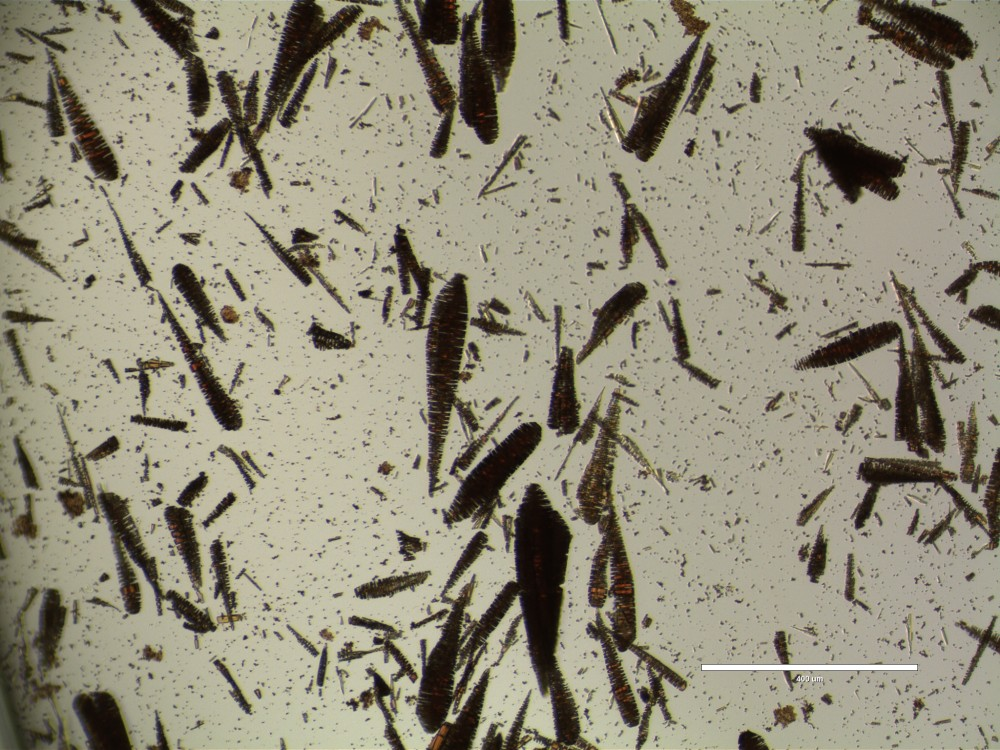
#> input picture assets/images/bad_samples/EVOS_10X_006.jpg, 1000 x 750 px
$ python -i co_mof_ocr.py   (imports and definitions only)   (Python 2 division)   (older library calls are emulated)
#> lines starting #> are read from the running program, lines starting #| are printed output that depends on the picture
### co_mof_image_utils.py
import os
import cv2
import numpy as np
import mahotas as mh


def load_rgb_image(image_path):
    return cv2.cvtColor(cv2.imread(image_path), cv2.COLOR_BGR2RGB)

# Updated image_processing function to ensure the correct data type
# [34 lines left out: functions grayscale_image, apply_rc_thresholding, resize_and_save_as_jpeg, not called in this run]

### co_mof_ocr.py
import easyocr
import re
import cv2
import numpy as np
from skimage import measure
from matplotlib import pyplot as plt

from co_mof_image_utils import load_rgb_image, grayscale_image, apply_rc_thresholding


class ScaleBarDetector:
    def __init__(self, image_src: str, u2μ=True):
        self.image_src = image_src
        self.roi_bbox = get_bottom_right_bbox(load_rgb_image(self.image_src))
        self.physical_length = None
        self.units = None
        self.pixel_length = None
        self.confidence = None
        self.text_bbox = None
        self.scale_bar_bbox = None
        self.units_per_pixel = None
        self.set_scale_bar_attributes(u2μ=u2μ)

    # [50 lines left out: function set_scale_bar_attributes, not called in this run]

    def get_pixel_per_units(self):
        _, rc_mask = apply_rc_thresholding(grayscale_image(load_rgb_image(self.image_src)))
        return get_length_per_pixel(rc_mask, actual_length_micrometers=self.physical_length)


    # [266 lines left out: functions __detect_scale_bar, debug_display, adjust_bbox_to_image_coords, get_bottom_right_bbox, crop_from_bbox, get_bbox_dimensions and 5 more, not called in this run]

>>> import cv2
>>> picture = cv2.imread('assets/images/bad_samples/EVOS_10X_006.jpg', cv2.IMREAD_GRAYSCALE)
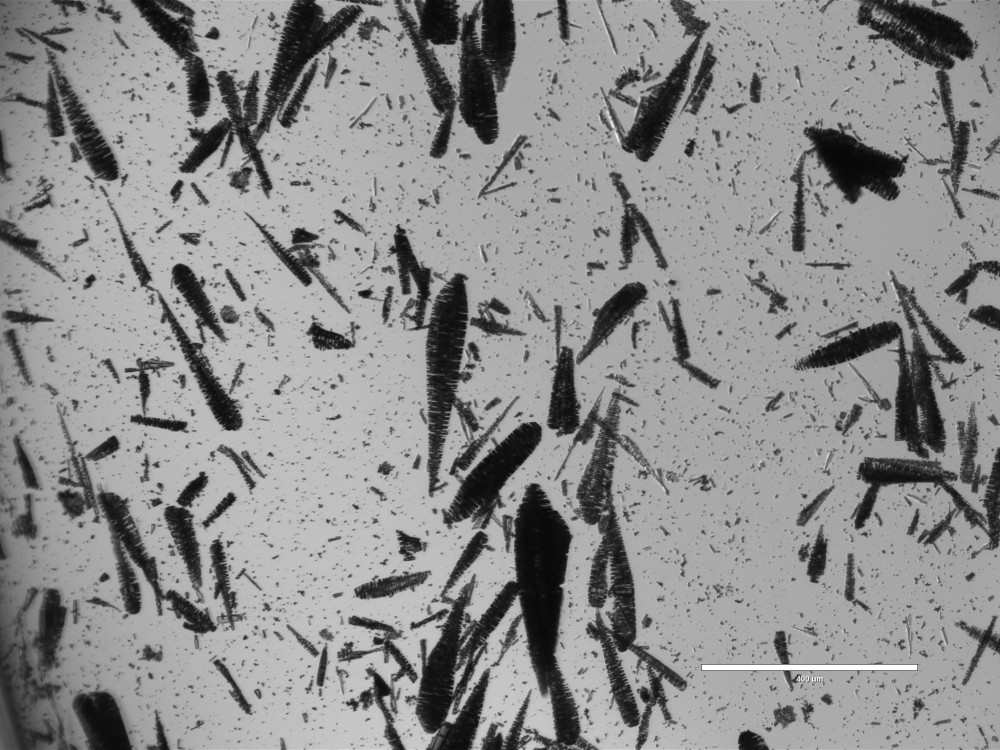
#> picture: shape (750, 1000); min 6, max 255, mean 140.3
>>> result = ScaleBarDetector(picture).set_scale_bar_attributes()
#> (the run stopped early here; a loop or call above may not have finished)

$ run again, on assets/images/bad_samples/EVOS_10X_013.jpg
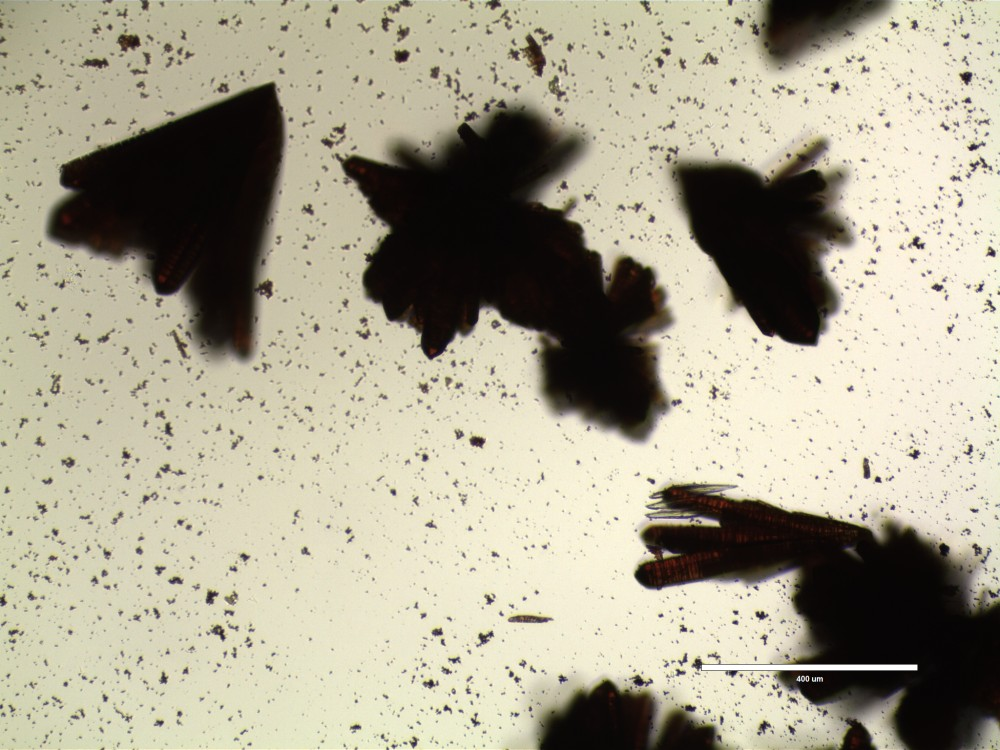
#> input picture assets/images/bad_samples/EVOS_10X_013.jpg, 1000 x 750 px
#> `picture = cv2.imread('assets/images/bad_samples/EVOS_10X_006.jpg', cv2..`:
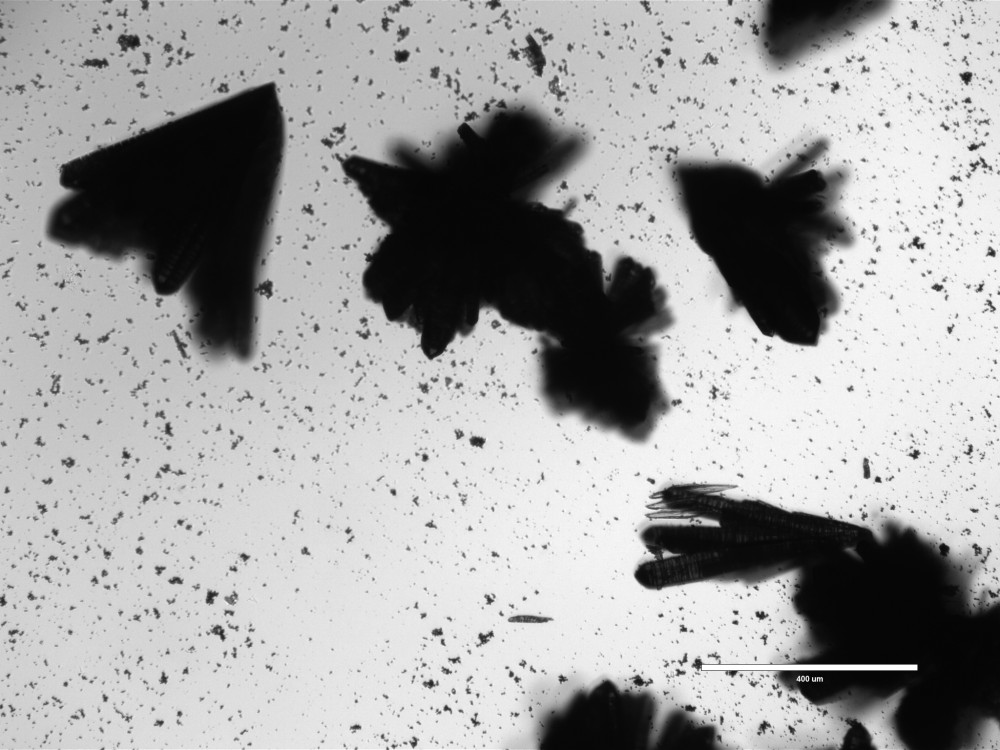
#> picture: shape (750, 1000); min 0, max 255, mean 162.7

$ run again, on assets/images/bad_samples/EVOS_20X_013.jpg
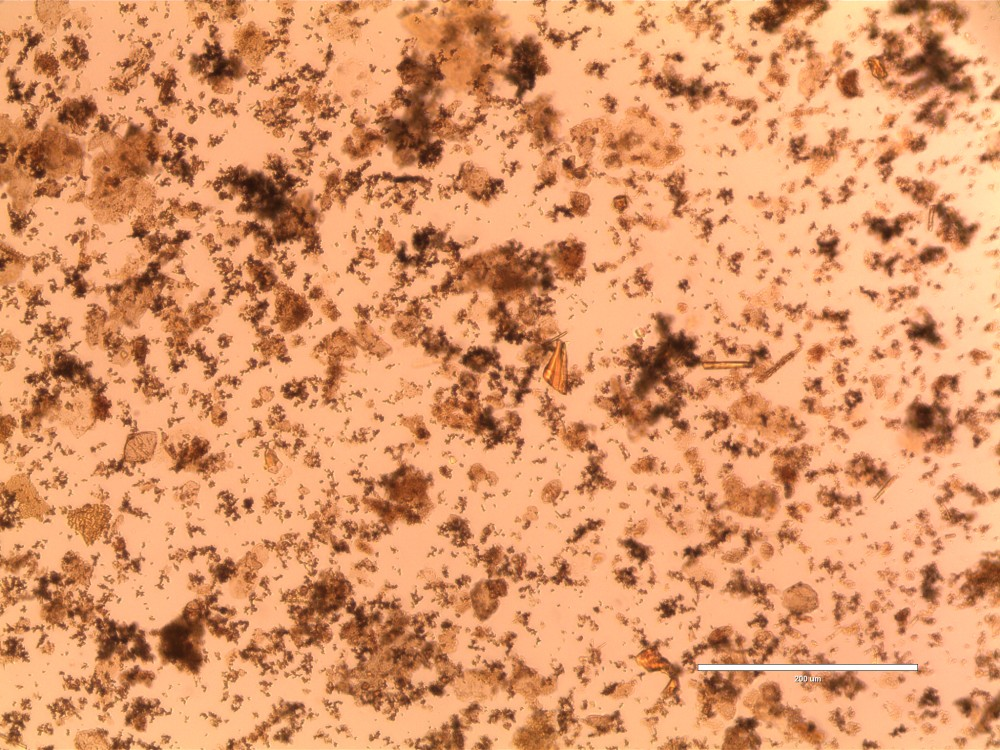
#> input picture assets/images/bad_samples/EVOS_20X_013.jpg, 1000 x 750 px
#> `picture = cv2.imread('assets/images/bad_samples/EVOS_10X_006.jpg', cv2..`:
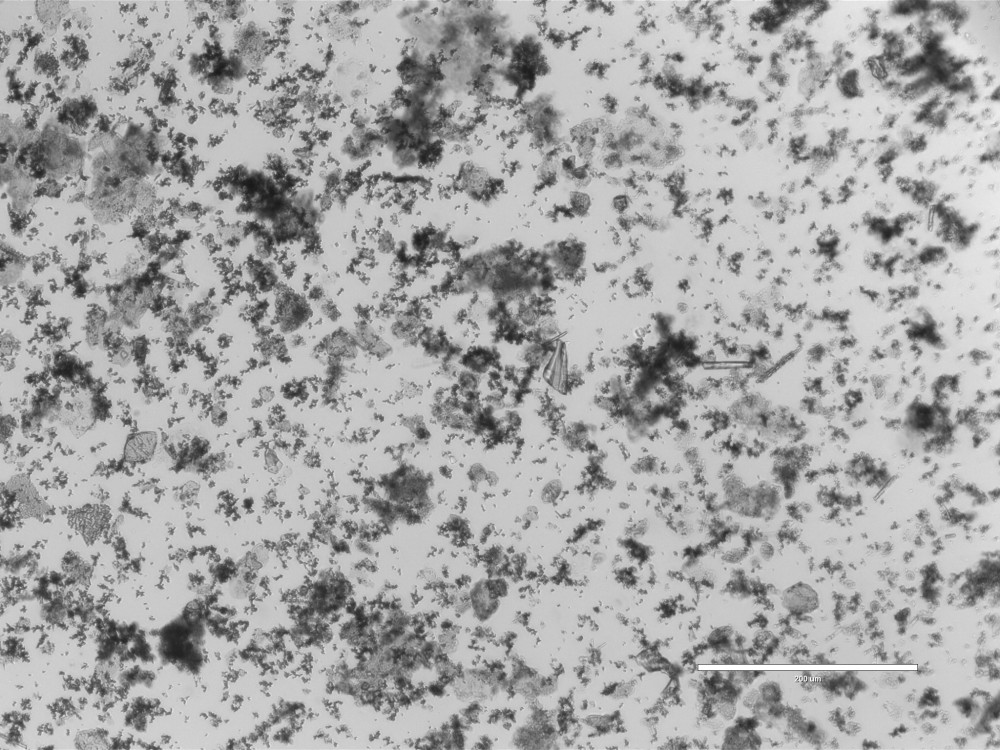
#> picture: shape (750, 1000); min 24, max 255, mean 167.4
